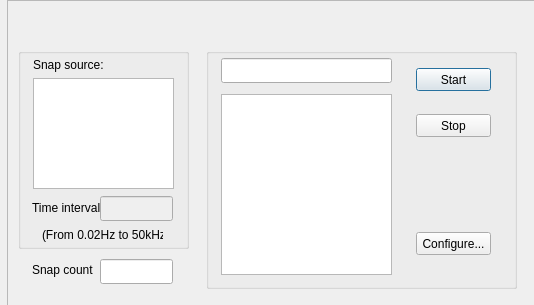
<?xml version="1.0" encoding="UTF-8"?>
<ui version="4.0">
 <class>SnapCounterClass</class>
 <widget class="QDialog" name="SnapCounterClass">
  <property name="geometry">
   <rect>
    <x>0</x>
    <y>0</y>
    <width>534</width>
    <height>305</height>
   </rect>
  </property>
  <property name="minimumSize">
   <size>
    <width>534</width>
    <height>305</height>
   </size>
  </property>
  <property name="maximumSize">
   <size>
    <width>534</width>
    <height>305</height>
   </size>
  </property>
  <property name="windowTitle">
   <string>Counter_SnapCounter</string>
  </property>
  <widget class="QFrame" name="background">
   <property name="geometry">
    <rect>
     <x>7</x>
     <y>0</y>
     <width>541</width>
     <height>311</height>
    </rect>
   </property>
   <property name="styleSheet">
    <string notr="true">QFrame#background{background-image:url(:/SnapCounter/Resources/Background.bmp)}</string>
   </property>
   <property name="frameShape">
    <enum>QFrame::StyledPanel</enum>
   </property>
   <property name="frameShadow">
    <enum>QFrame::Raised</enum>
   </property>
   <widget class="QGroupBox" name="groupBox2">
    <property name="geometry">
     <rect>
      <x>199</x>
      <y>48</y>
      <width>311</width>
      <height>241</height>
     </rect>
    </property>
    <property name="minimumSize">
     <size>
      <width>311</width>
      <height>241</height>
     </size>
    </property>
    <property name="maximumSize">
     <size>
      <width>311</width>
      <height>241</height>
     </size>
    </property>
    <property name="autoFillBackground">
     <bool>true</bool>
    </property>
    <property name="title">
     <string/>
    </property>
    <widget class="QLineEdit" name="txtCounterValue">
     <property name="geometry">
      <rect>
       <x>15</x>
       <y>10</y>
       <width>171</width>
       <height>25</height>
      </rect>
     </property>
     <property name="minimumSize">
      <size>
       <width>171</width>
       <height>25</height>
      </size>
     </property>
     <property name="maximumSize">
      <size>
       <width>171</width>
       <height>25</height>
      </size>
     </property>
     <property name="alignment">
      <set>Qt::AlignRight|Qt::AlignTrailing|Qt::AlignVCenter</set>
     </property>
    </widget>
    <widget class="QListWidget" name="CounterValueList">
     <property name="geometry">
      <rect>
       <x>15</x>
       <y>46</y>
       <width>171</width>
       <height>181</height>
      </rect>
     </property>
     <property name="minimumSize">
      <size>
       <width>171</width>
       <height>181</height>
      </size>
     </property>
     <property name="maximumSize">
      <size>
       <width>171</width>
       <height>181</height>
      </size>
     </property>
     <property name="horizontalScrollBarPolicy">
      <enum>Qt::ScrollBarAlwaysOff</enum>
     </property>
     <property name="movement">
      <enum>QListView::Static</enum>
     </property>
    </widget>
    <widget class="QPushButton" name="btnStart">
     <property name="geometry">
      <rect>
       <x>210</x>
       <y>20</y>
       <width>75</width>
       <height>23</height>
      </rect>
     </property>
     <property name="minimumSize">
      <size>
       <width>75</width>
       <height>23</height>
      </size>
     </property>
     <property name="maximumSize">
      <size>
       <width>75</width>
       <height>23</height>
      </size>
     </property>
     <property name="text">
      <string>Start</string>
     </property>
    </widget>
    <widget class="QPushButton" name="btnStop">
     <property name="geometry">
      <rect>
       <x>210</x>
       <y>66</y>
       <width>75</width>
       <height>23</height>
      </rect>
     </property>
     <property name="minimumSize">
      <size>
       <width>75</width>
       <height>23</height>
      </size>
     </property>
     <property name="maximumSize">
      <size>
       <width>75</width>
       <height>23</height>
      </size>
     </property>
     <property name="text">
      <string>Stop</string>
     </property>
    </widget>
    <widget class="QPushButton" name="btnConfig">
     <property name="geometry">
      <rect>
       <x>210</x>
       <y>184</y>
       <width>75</width>
       <height>23</height>
      </rect>
     </property>
     <property name="minimumSize">
      <size>
       <width>75</width>
       <height>23</height>
      </size>
     </property>
     <property name="maximumSize">
      <size>
       <width>75</width>
       <height>23</height>
      </size>
     </property>
     <property name="text">
      <string>Configure...</string>
     </property>
    </widget>
   </widget>
   <widget class="QGroupBox" name="groupBox1">
    <property name="geometry">
     <rect>
      <x>11</x>
      <y>48</y>
      <width>171</width>
      <height>201</height>
     </rect>
    </property>
    <property name="minimumSize">
     <size>
      <width>171</width>
      <height>201</height>
     </size>
    </property>
    <property name="title">
     <string/>
    </property>
    <widget class="QLabel" name="label">
     <property name="geometry">
      <rect>
       <x>15</x>
       <y>6</y>
       <width>71</width>
       <height>21</height>
      </rect>
     </property>
     <property name="minimumSize">
      <size>
       <width>71</width>
       <height>21</height>
      </size>
     </property>
     <property name="text">
      <string>Snap source:</string>
     </property>
    </widget>
    <widget class="QListWidget" name="listSnapSource">
     <property name="geometry">
      <rect>
       <x>15</x>
       <y>30</y>
       <width>141</width>
       <height>111</height>
      </rect>
     </property>
     <property name="verticalScrollBarPolicy">
      <enum>Qt::ScrollBarAsNeeded</enum>
     </property>
     <property name="horizontalScrollBarPolicy">
      <enum>Qt::ScrollBarAlwaysOff</enum>
     </property>
     <property name="selectionMode">
      <enum>QAbstractItemView::MultiSelection</enum>
     </property>
     <property name="modelColumn">
      <number>0</number>
     </property>
    </widget>
    <widget class="QLabel" name="label_2">
     <property name="geometry">
      <rect>
       <x>14</x>
       <y>152</y>
       <width>71</width>
       <height>16</height>
      </rect>
     </property>
     <property name="minimumSize">
      <size>
       <width>71</width>
       <height>16</height>
      </size>
     </property>
     <property name="text">
      <string>Time interval:</string>
     </property>
    </widget>
    <widget class="QLineEdit" name="txtTimeInterval">
     <property name="enabled">
      <bool>false</bool>
     </property>
     <property name="geometry">
      <rect>
       <x>82</x>
       <y>148</y>
       <width>73</width>
       <height>25</height>
      </rect>
     </property>
     <property name="minimumSize">
      <size>
       <width>73</width>
       <height>25</height>
      </size>
     </property>
     <property name="readOnly">
      <bool>false</bool>
     </property>
    </widget>
    <widget class="QLabel" name="label_3">
     <property name="geometry">
      <rect>
       <x>24</x>
       <y>179</y>
       <width>121</width>
       <height>16</height>
      </rect>
     </property>
     <property name="minimumSize">
      <size>
       <width>121</width>
       <height>16</height>
      </size>
     </property>
     <property name="text">
      <string>(From 0.02Hz to 50kHz)</string>
     </property>
    </widget>
   </widget>
   <widget class="QLabel" name="label_4">
    <property name="geometry">
     <rect>
      <x>25</x>
      <y>259</y>
      <width>61</width>
      <height>21</height>
     </rect>
    </property>
    <property name="minimumSize">
     <size>
      <width>61</width>
      <height>21</height>
     </size>
    </property>
    <property name="text">
     <string>Snap count:</string>
    </property>
   </widget>
   <widget class="QLineEdit" name="txtSnapCount">
    <property name="enabled">
     <bool>true</bool>
    </property>
    <property name="geometry">
     <rect>
      <x>93</x>
      <y>259</y>
      <width>73</width>
      <height>25</height>
     </rect>
    </property>
    <property name="minimumSize">
     <size>
      <width>73</width>
      <height>25</height>
     </size>
    </property>
    <property name="readOnly">
     <bool>true</bool>
    </property>
   </widget>
  </widget>
 </widget>
 <layoutdefault spacing="6" margin="11"/>
 <resources>
  <include location="snapcounter.qrc"/>
 </resources>
 <connections/>
</ui>
